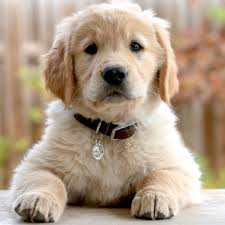
#> input picture photos/dog.jpg, 225 x 225 px
$ python contours.py
#> lines starting #> are read from the running program, lines starting #| are printed output that depends on the picture; after the words box and inside, x2 and y2 are one past the last pixel; in counts of white or black regions, pixels touching at a corner belong together
import cv2 as cv
import numpy as np

img = cv.imread('photos/dog.jpg')
#> img is the input picture: shape (225, 225, 3); mean B, G, R 135.4, 155.9, 175.6

cv.imshow('Dog',img)

gray =cv.cvtColor(img,cv.COLOR_BGR2GRAY)
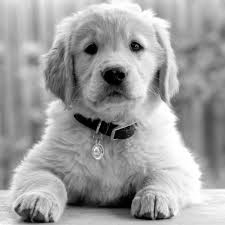
#> gray: shape (225, 225); min 0, max 255, mean 159.5
cv.imshow('Gray',gray)

blank = np.zeros(img.shape[:2], dtype='uint8')
cv.imshow('Blank',blank)

canny =cv.Canny(img,125,175)
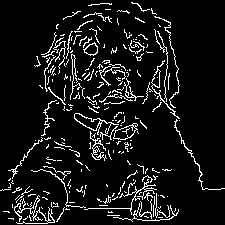
#> canny: shape (225, 225); 8.6% white in thin lines or dots
cv.imshow('Canny',canny)

ret,thresh = cv.threshold(gray,125,175, cv.THRESH_BINARY)
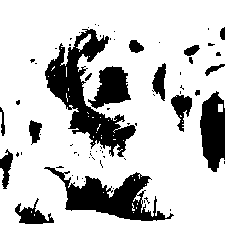
#> thresh: shape (225, 225); values 0 (black) and 175 (white), 77.2% white; 69 black regions (52 under 20 px)
cv.imshow('Thresh',thresh)
contours,hierchies = cv.findContours(canny,cv.RETR_LIST,cv.CHAIN_APPROX_SIMPLE)
#> contours = 255 contours, 236 with area under 20; largest, box (x1, y1, x2, y2) and area: (74, 113, 119, 140) 246, (113, 123, 138, 140) 222, (74, 113, 101, 131) 200, (113, 125, 137, 140) 198, (14, 195, 55, 224) 156
print(f'{len(contours)} contour(s) Found! ')
#| 255 contour(s) Found!

cv.drawContours(blank, contours, -1, (0,0,255),1)
cv.imshow('Contours drawn', blank)

cv.waitKey(0)
